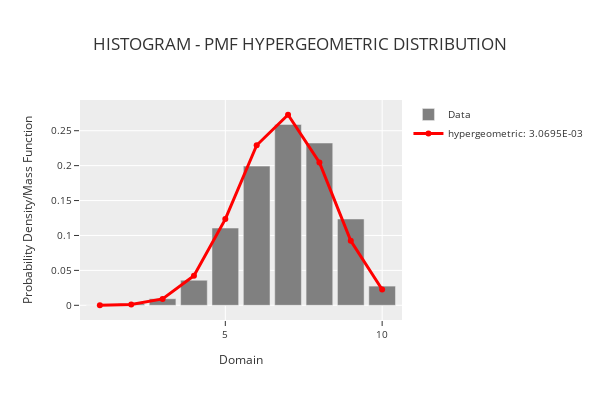

Here is the notebook cell this chart was saved with:
### Code cell
phitter_disc.plot_distribution("hypergeometric")

### Figure 1 — Plotly figure (JSON) as saved in the notebook; plotly's stock layout.template omitted (floating-point values rounded to 4 significant figures)
{"data": [{"marker": {"color": "rgba(128,128,128,1)"}, "name": "Data", "showlegend": true, "type": "bar", "x": [1, 2, 3, 4, 5, 6, 7, 8, 9, 10], "y": [0.0001, 0.0022, 0.0094, 0.0359, 0.1106, 0.1993, 0.259, 0.2324, 0.1236, 0.0275]}, {"line": {"color": "rgba(255,0,0,1)", "width": 3}, "mode": "lines+markers", "name": "hypergeometric: 3.0695E-03", "type": "scatter", "x": [1, 2, 3, 4, 5, 6, 7, 8, 9, 10], "y": [7.666e-05, 0.00115, 0.009095, 0.04244, 0.1234, 0.2292, 0.2729, 0.2046, 0.09229, 0.02256]}], "layout": {"bargap": 0.15, "height": 400, "legend": {"font": {"size": 10}, "orientation": "v", "title": {}, "xanchor": "left", "y": 1, "yanchor": "auto"}, "title": {"text": "HISTOGRAM - PMF HYPERGEOMETRIC DISTRIBUTION"}, "width": 600, "xaxis": {"tickfont": {"size": 10}, "title": {"font": {"size": 12}, "text": "Domain"}}, "yaxis": {"tickfont": {"size": 10}, "title": {"font": {"size": 12}, "text": "Probability Density/Mass Function"}}}}
